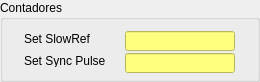
          <widget class="QGroupBox" name="groupBox_21">
           <property name="minimumSize">
            <size>
             <width>260</width>
             <height>82</height>
            </size>
           </property>
           <property name="maximumSize">
            <size>
             <width>260</width>
             <height>82</height>
            </size>
           </property>
           <property name="title">
            <string>Contadores</string>
           </property>
           <layout class="QGridLayout" name="gridLayout_5">
            <item row="0" column="0">
             <widget class="QLabel" name="label_14">
              <property name="minimumSize">
               <size>
                <width>85</width>
                <height>13</height>
               </size>
              </property>
              <property name="maximumSize">
               <size>
                <width>85</width>
                <height>13</height>
               </size>
              </property>
              <property name="text">
               <string>Set SlowRef</string>
              </property>
             </widget>
            </item>
            <item row="0" column="1">
             <widget class="QLineEdit" name="le_slowref_counter_fac_dcdc">
              <property name="minimumSize">
               <size>
                <width>110</width>
                <height>20</height>
               </size>
              </property>
              <property name="maximumSize">
               <size>
                <width>110</width>
                <height>20</height>
               </size>
              </property>
              <property name="styleSheet">
               <string notr="true">background-color: rgb(255, 255, 127);</string>
              </property>
              <property name="readOnly">
               <bool>true</bool>
              </property>
             </widget>
            </item>
            <item row="1" column="0">
             <widget class="QLabel" name="label_15">
              <property name="minimumSize">
               <size>
                <width>85</width>
                <height>13</height>
               </size>
              </property>
              <property name="maximumSize">
               <size>
                <width>85</width>
                <height>13</height>
               </size>
              </property>
              <property name="text">
               <string>Set Sync Pulse</string>
              </property>
             </widget>
            </item>
            <item row="1" column="1">
             <widget class="QLineEdit" name="le_syncpulse_counter_fac_dcdc">
              <property name="minimumSize">
               <size>
                <width>110</width>
                <height>20</height>
               </size>
              </property>
              <property name="maximumSize">
               <size>
                <width>110</width>
                <height>20</height>
               </size>
              </property>
              <property name="styleSheet">
               <string notr="true">background-color: rgb(255, 255, 127);</string>
              </property>
              <property name="readOnly">
               <bool>true</bool>
              </property>
             </widget>
            </item>
           </layout>
          </widget>
